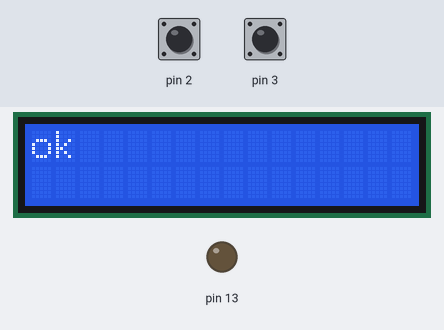
Bench run of a sketch on a simulated Arduino Uno, built with avr-gcc and run on an emulated ATmega328P. On the bench: 16×2 character LCD, output pins drawn as LEDs (lit = HIGH). The inputs (shaded band) are chosen by the test bench; at power-on: pin 2 HIGH, pin 3 HIGH. What the sketch prints to the serial monitor is not drawn.

Above: at 1.2 s.
1.3 s: pin 2 pulled LOW for 0.15 s
At 2.0 s:
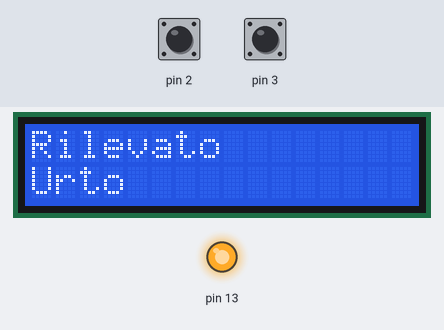
Timing chart, 0 to 4.3 s (numbered marks = the images above; inputs shaded):
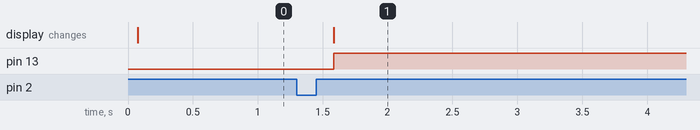

The sketch:

prototype_code.ino
```cpp
#include <LiquidCrystal.h>
volatile int urto = LOW;
volatile int manomissione = LOW;
//const int rs = 12, en = 11, d4 = 7, d5 = 6, d6 = 5, d7 = 4;
//LiquidCrystal lcd(rs, en, d4, d5, d6, d7);
LiquidCrystal lcd(4,5,9,8,7,6);
void setup() {
  Serial.begin(9600);
  lcd.begin(16, 2);
  pinMode(2,INPUT_PULLUP);
  pinMode(3,INPUT_PULLUP);
  pinMode(13,OUTPUT);
  digitalWrite(13,LOW);
  delay(10);
  attachInterrupt(digitalPinToInterrupt(2), up, CHANGE); //interrupt per rilevare urto
  attachInterrupt(digitalPinToInterrupt(3), open, CHANGE); //interrupt per rilevare interruzione circuito
  urto = LOW;
  manomissione = LOW;
}
void loop() {
  Serial.println(urto);
  lcd.setCursor(0, 0);
  if (urto == HIGH){
    lcd.clear();
      lcd.print("Rilevato");
      lcd.setCursor(0, 1);
      lcd.print("Urto");
      digitalWrite(13,HIGH);
  } else {
    //da cambiare con LOW
    if (manomissione == HIGH){
      lcd.clear();
      lcd.print("Rilevata");
      lcd.setCursor(0, 1);
      lcd.print("Manomissione");
      digitalWrite(13,HIGH);
    } else {
      lcd.clear();
      lcd.print("ok");
    }
  }
  delay(500);
}

void up(){
  urto = HIGH;
}

void open(){
  //da cambiare con LOW
  manomissione = HIGH;
}
```

Measured:
- after the input at 1.3 s, pin 13: LOW → HIGH after 0.28 s; the display: changes after 0.28 s (image 1)
